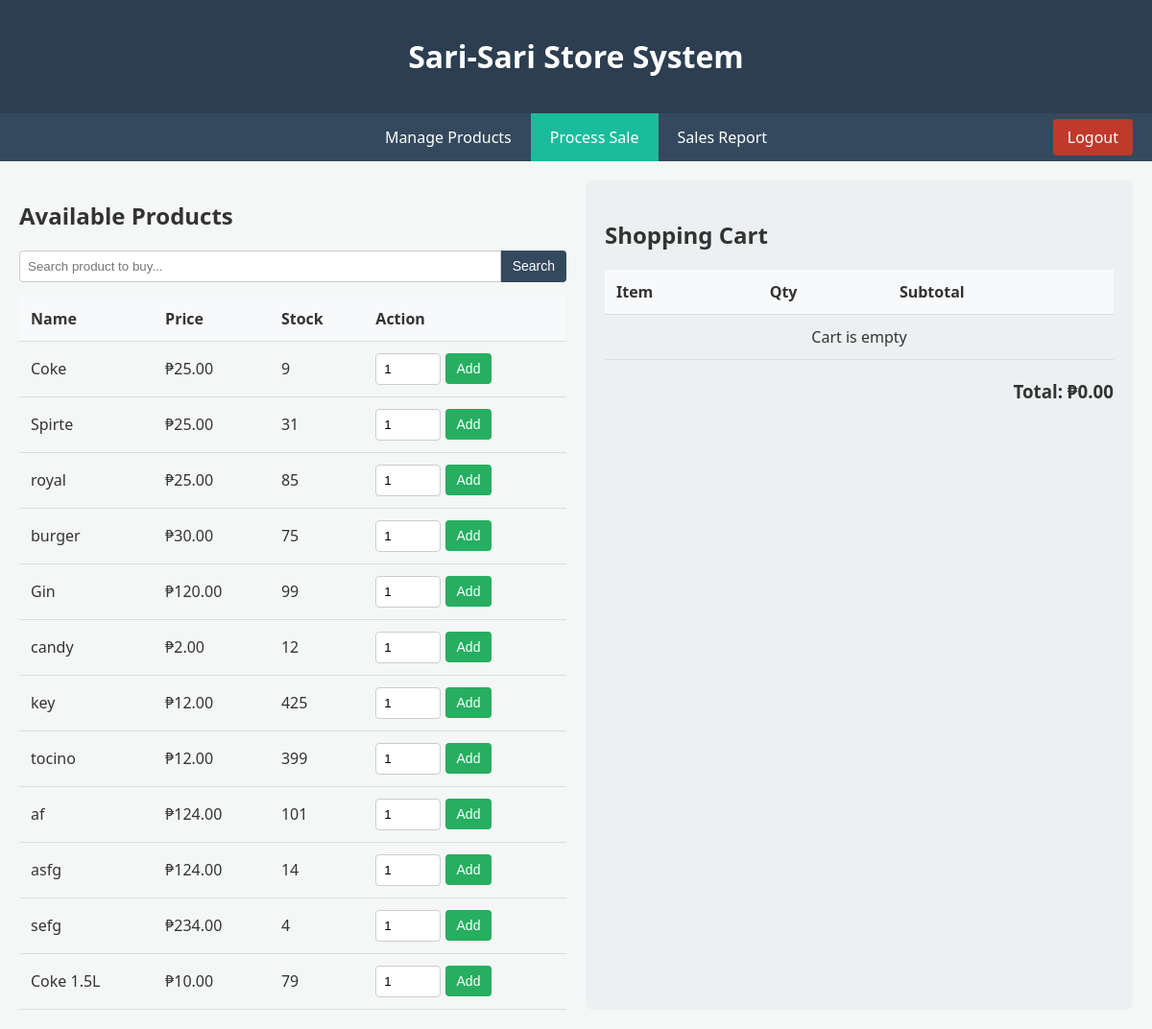
/sales (signed in), run on the app's committed database.
### tables this page shows
CREATE TABLE products
                   (
                       id
                       INTEGER
                       PRIMARY
                       KEY
                       AUTOINCREMENT,
                       name
                       TEXT
                       NOT
                       NULL,
                       price
                       REAL
                       NOT
                       NULL,
                       stock
                       INTEGER
                       NOT
                       NULL
                   );

### index/app.py (the view)
@app.route('/sales')
@login_required
def sales():
    search_query = request.args.get('search', '')
    conn = get_db_connection()
    if search_query:
        products = conn.execute("SELECT * FROM products WHERE stock > 0 AND name LIKE ?",
                                ('%' + search_query + '%',)).fetchall()
    else:
        products = conn.execute('SELECT * FROM products WHERE stock > 0').fetchall()
    conn.close()
    return render_template('sales.html', products=products, cart=session.get('cart', []),
                           cart_total=session.get('cart_total', 0.0), active_tab='sales', search_query=search_query)

### index/app.py (called while the page is built)
def login_required(f):
    @wraps(f)
    def decorated_function(*args, **kwargs):
        if 'logged_in' not in session:
            flash("Please log in first.")
            return redirect(url_for('login'))
        return f(*args, **kwargs)
    return decorated_function

def get_db_connection():
    conn = sqlite3.connect('../sarisari.db')
    conn.row_factory = sqlite3.Row  # Allows us to access columns by name
    return conn

### index/templates/sales.html (shortened to what this page needs)
{% extends 'base.html' %}
{% block content %}
<div class="grid-2">
    <div>
        <h2>Available Products</h2>
        <form action="{{ url_for('sales') }}" method="GET" style="display: flex; margin-bottom: 10px;">
    <input type="text" name="search" placeholder="Search product to buy..." value="{{ search_query }}"
           style="flex-grow: 1; padding: 8px; border: 1px solid #ccc; border-radius: 4px 0 0 4px;">
    <button type="submit" class="btn" style="background-color: #34495e; border-radius: 0 4px 4px 0;">Search</button>
        </form>
        <table>
            <tr>
                <th>Name</th>
                <th>Price</th>
                <th>Stock</th>
                <th>Action</th>
            </tr>
            {% for product in products %}
            <tr>
                <td>{{ product.name }}</td>
                <td>₱{{ "%.2f"|format(product.price) }}</td>
                <td>{{ product.stock }}</td>
                <td>
                    <form action="{{ url_for('add_to_cart') }}" method="POST" style="display:inline;">
                        <input type="number" name="qty" value="1" min="1" max="{{ product.stock }}" style="width: 50px;">
                        <button type="submit" class="btn btn-green">Add</button>
                    </form>
                </td>
            </tr>
            {% endfor %}
        </table>
    </div>
    <div style="background: #ecf0f1; padding: 20px; border-radius: 8px;">
        <h2>Shopping Cart</h2>
        <table>
            <tr>
                <th>Item</th>
                <th>Qty</th>
                <th>Subtotal</th>
            </tr>
            {% for item in cart %}
            <tr>
                <td>{{ item.name }}</td>
                <td>{{ item.qty }}</td>
                <td>₱{{ "%.2f"|format(item.subtotal) }}</td>
            </tr>
            {% else %}
            <tr>
                <td colspan="3" style="text-align: center;">Cart is empty</td>
            </tr>
            {% endfor %}
        </table>
        <h3 style="text-align: right; margin-top: 20px;">Total: ₱{{ "%.2f"|format(cart_total) }}</h3>
    </div>
</div>
{% endblock %}

### index/templates/base.html (style rules this page uses)
body { font-family: 'Segoe UI', Tahoma, Geneva, Verdana, sans-serif; background-color: #f4f7f6; margin: 0; padding: 0; color: #333; }
body { adding: 0; margin: 0; }
table { width: 100%; border-collapse: collapse; margin-top: 15px; }
th, td { padding: 12px; text-align: left; border-bottom: 1px solid #ddd; }
th { background-color: #f8f9fa; }
.btn { padding: 8px 12px; border: none; border-radius: 4px; cursor: pointer; color: white; text-decoration: none; font-size: 14px; }
.btn-green { background-color: #27ae60; }
input[type="text"], input[type="number"] { padding: 8px; border: 1px solid #ccc; border-radius: 4px; }
.grid-2 { display: grid; grid-template-columns: 1fr 1fr; gap: 20px; }

### data on the page
products: name "Coke", price "25.00", stock "9"
products: name "Spirte", price "25.00", stock "31"
products: name "royal", price "25.00", stock "85"
products: name "burger", price "30.00", stock "75"
products: name "Gin", price "120.00", stock "99"
products: name "candy", price "2.00", stock "12"
products: name "key", price "12.00", stock "425"
products: name "tocino", price "12.00", stock "399"
products: name "af", price "124.00", stock "101"
products: name "asfg", price "124.00", stock "14"
products: name "sefg", price "234.00", stock "4"
products: name "Coke 1.5L", price "10.00", stock "79"

### other printed values
{{ "%.2f"|format(cart_total) }} "0.00"
